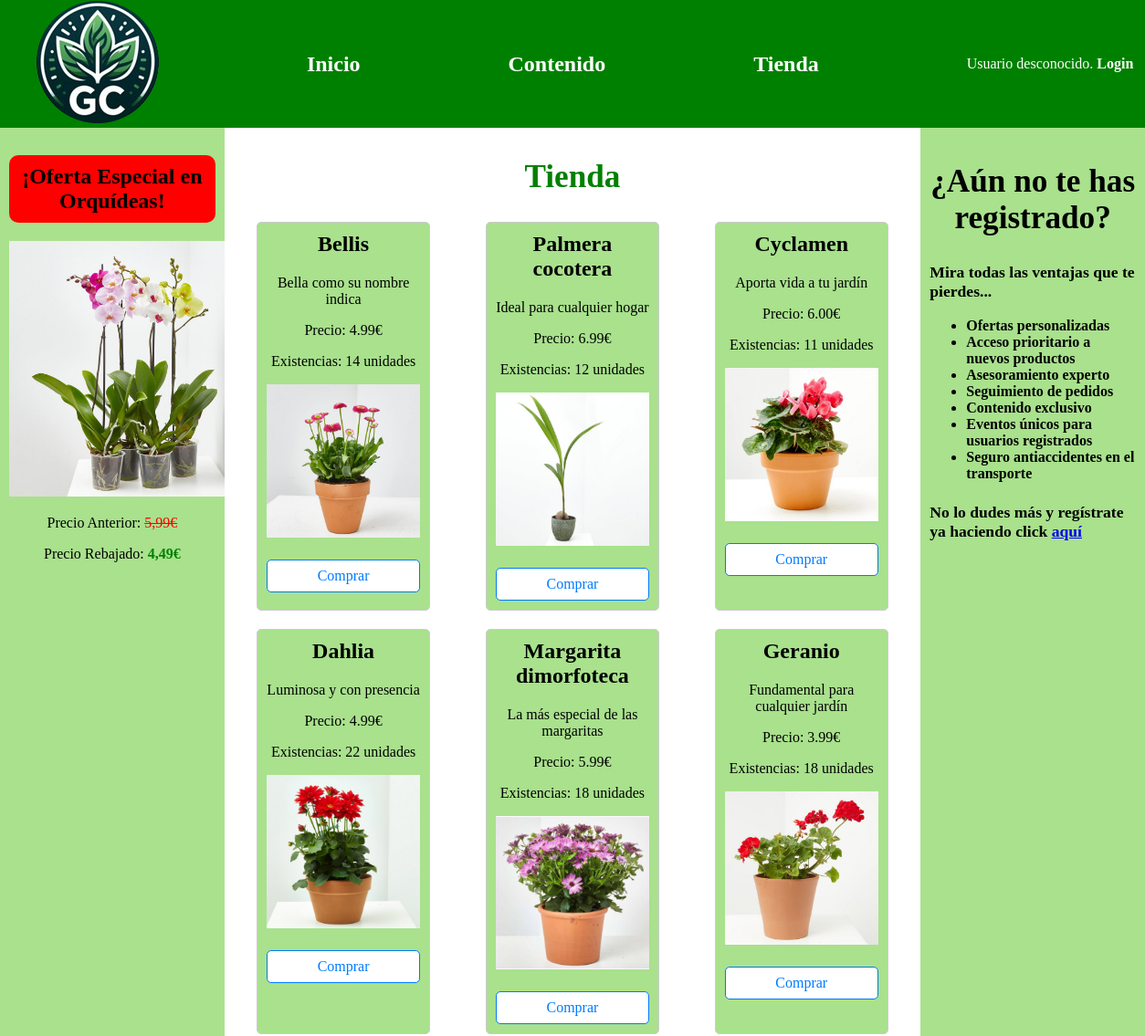
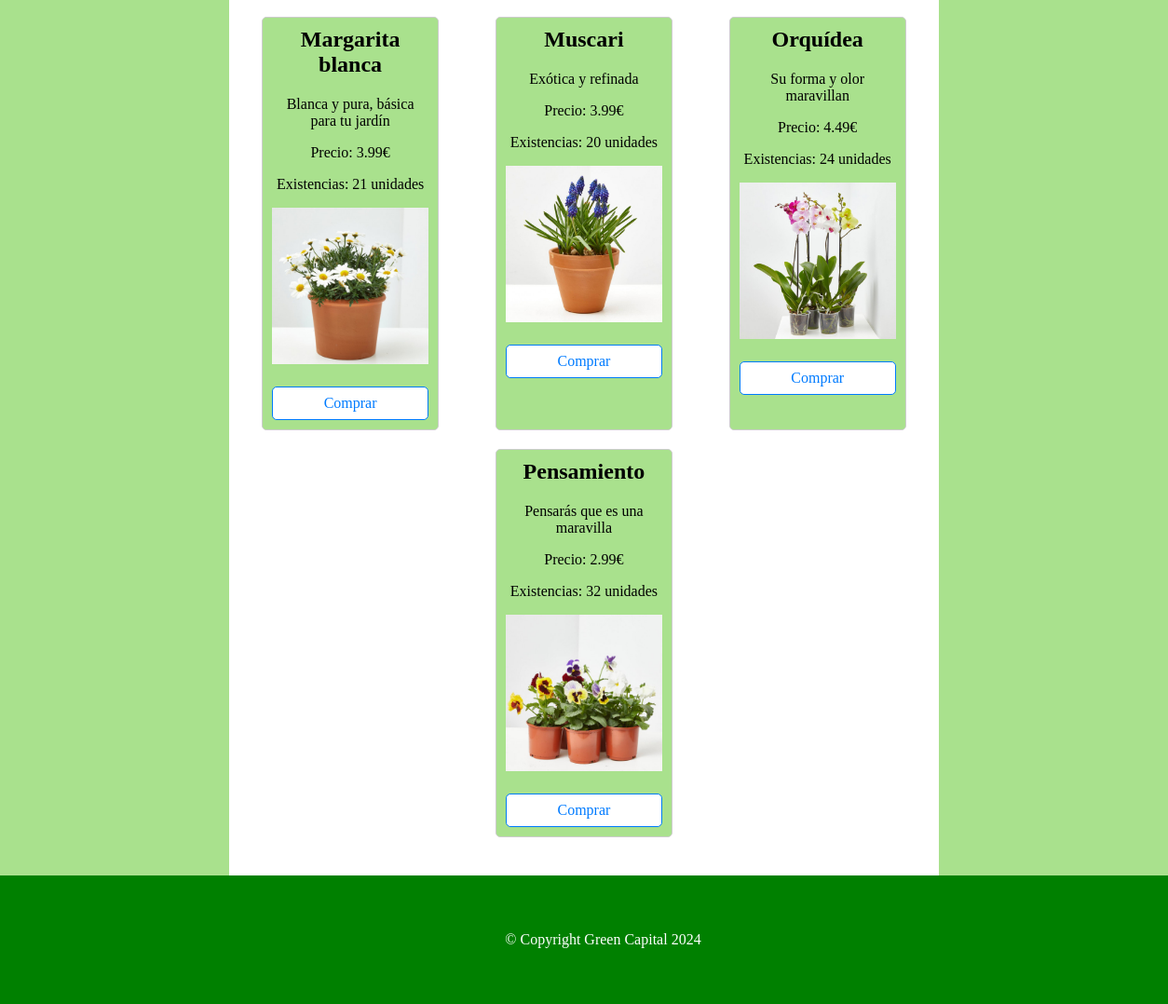
Page /tienda.php on the earlier database version (2 pictures, top to bottom).
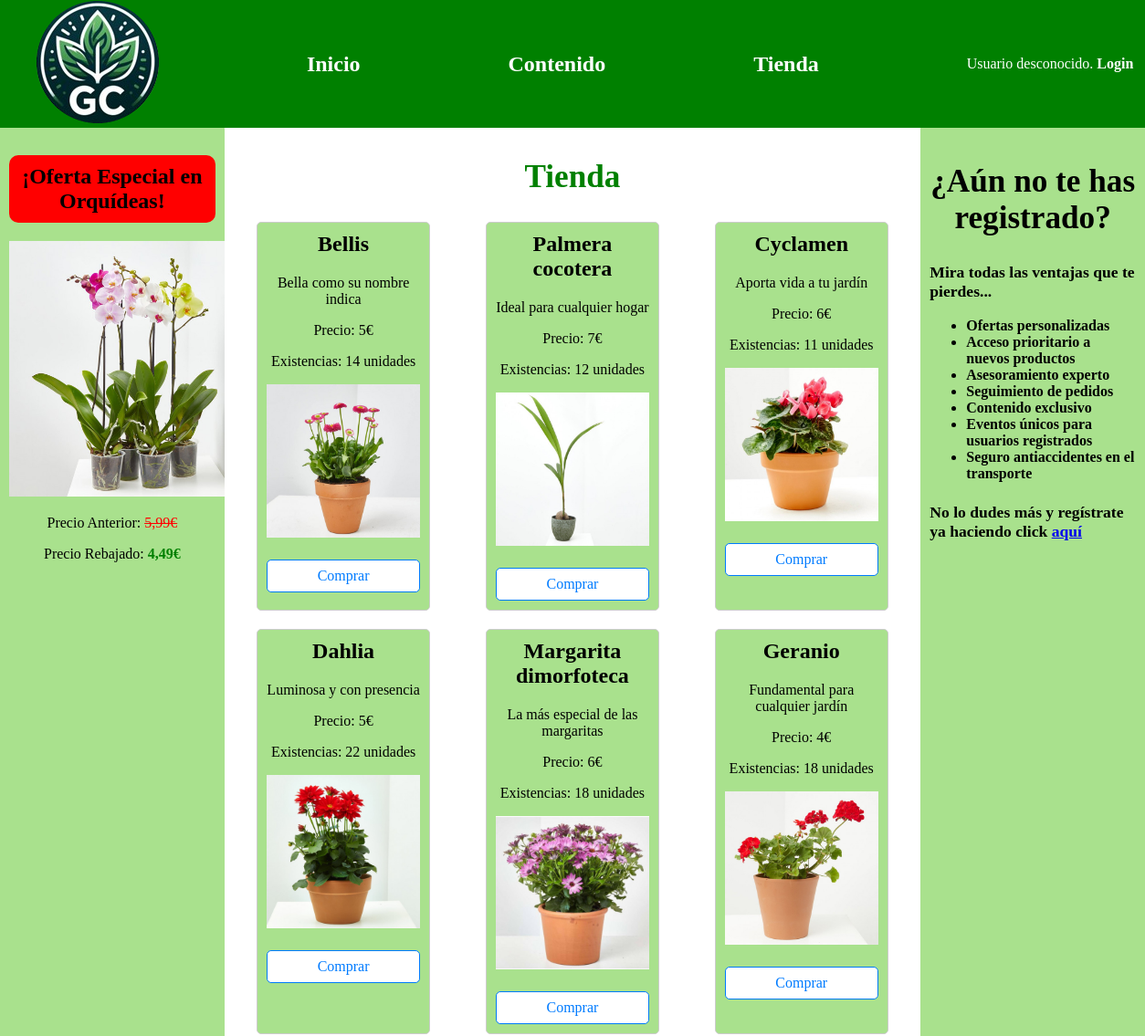
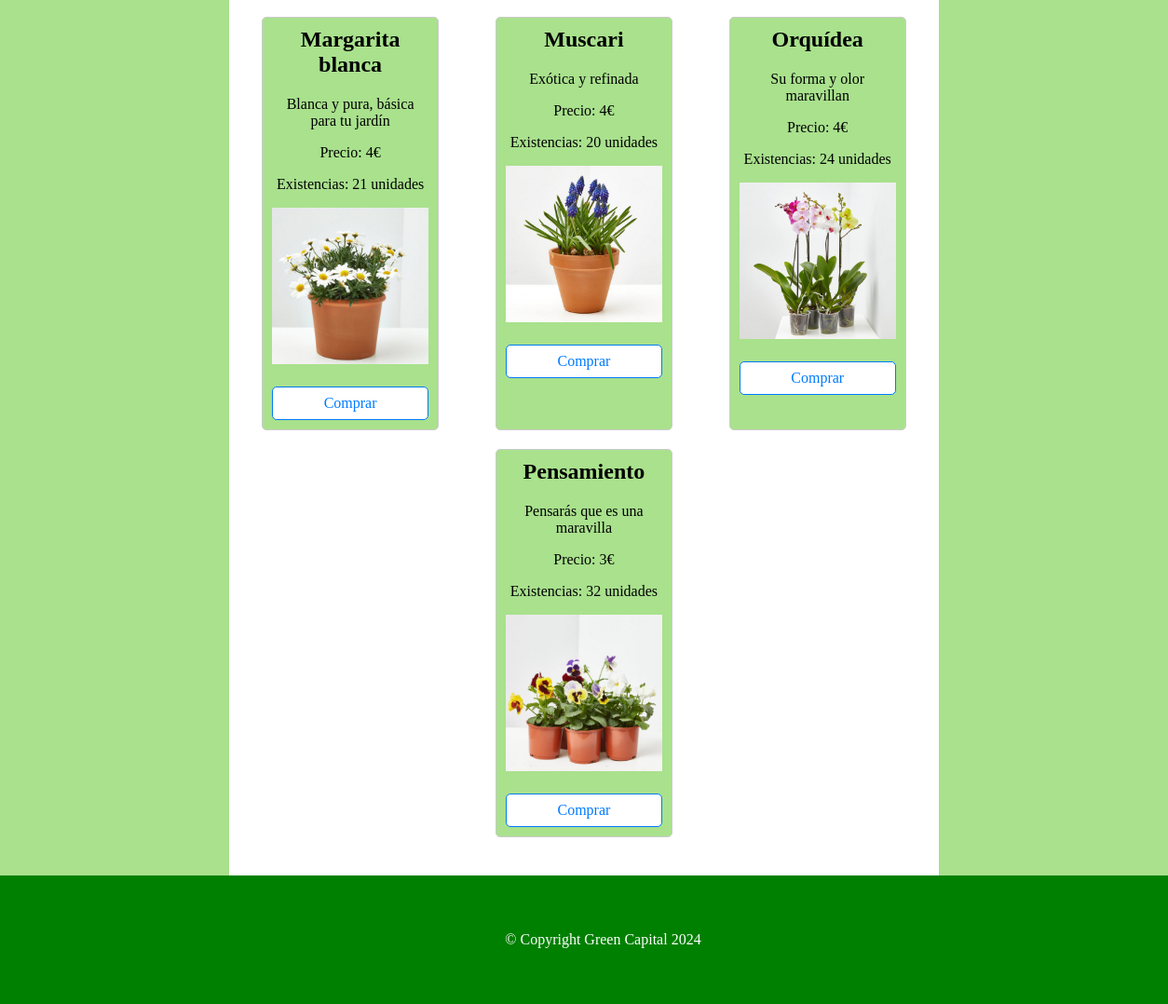
Same page on the later database version (2 pictures, top to bottom).
### tables this page shows
CREATE TABLE `productos` (
  `Nombre` varchar(30) NOT NULL,
  `Descripción` text NOT NULL,
  `Precio` decimal(4,0) NOT NULL,
  `Categoría` varchar(15) NOT NULL,
  `Existencias` int(2) NOT NULL,
  `Especie` varchar(30) NOT NULL,
  `Imagen` longblob NOT NULL
);

### productosDAO.php (called while the page is built, shortened)
<?php
class Producto{
    public static function showProducts(){
        $conn = BD::getInstance()->getConexion();
        $sql = 'SELECT Nombre, Descripción, Precio, Categoría, Existencias, Especie, Imagen FROM productos';
        $result = $conn->query($sql);
        $productos = array();
        if ($result->num_rows > 0) {
            while($row = $result->fetch_assoc()) {
                $productos[] = $row;
            }
        }
        return $productos;
    }
}
?>

### includes/vistas/helpers/tienda.php (the view, shortened to what this page needs)
<!DOCTYPE html>
<html lang="es">
<head>
    <link rel="stylesheet" href="tienda.css">
</head>
<body>
<?php
function builtContent($productos) {
    $contenido = <<<EOS
<div class='container'>
EOS;
    foreach($productos as $producto) {
        $contenido .= <<<EOS
<div class='producto'>
<h2>{$producto["Nombre"]}</h2>
<p>{$producto["Descripción"]}</p>
<p>Precio: {$producto["Precio"]}€</p>
<p>Existencias: {$producto["Existencias"]} unidades</p>
<img src='{$producto["Imagen"]}' alt='{$producto["Nombre"]}' width='200'>
<a href='#' class='btn-comprar'>Comprar</a>
</div>
EOS;
    }
    $contenido .= "</div>";
    return $contenido;
}
?>
</body>
</html>

Differences in the rows shown:
changed productos "Bellis": Precio "4.99" → "5"
changed productos "Palmera cocotera": Precio "6.99" → "7"
computed for productos "Cyclamen": Precio "6.00" → "6"
changed productos "Dahlia": Precio "4.99" → "5"
changed productos "Margarita dimorfoteca": Precio "5.99" → "6"
changed productos "Geranio": Precio "3.99" → "4"
changed productos "Margarita blanca": Precio "3.99" → "4"
changed productos "Muscari": Precio "3.99" → "4"
changed productos "Orquídea": Precio "4.49" → "4"
changed productos "Pensamiento": Precio "2.99" → "3"
